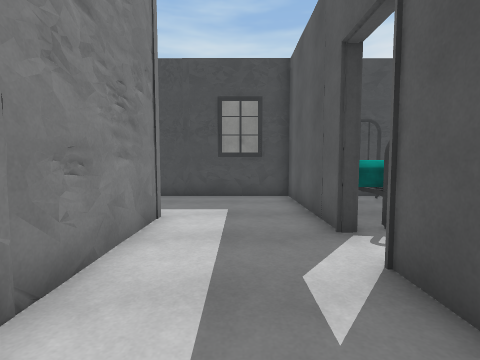
view 1 (above)

24 first-person views from a walk through a scene from a Unity 3-D project. The camera is 1.3 m above the floor, tilts 4° down and sees 85° across. The floor is counted in squares, 1 m on a side. Each view is taken from the middle of a square. On the plan, view 1 faces up. The plan holds only what a view shows up to about 13 squares ahead; the rest is blank. Door leaves are left out, so doorways stand open. Surface patterns are stand-ins for the level's own textures.

view 2
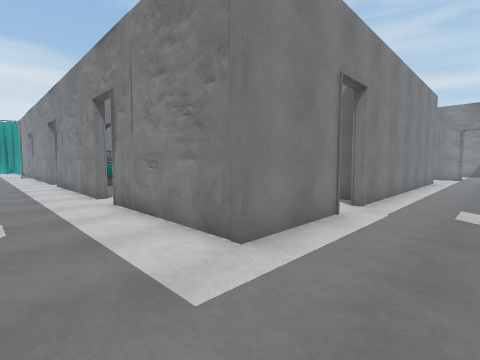

view 3
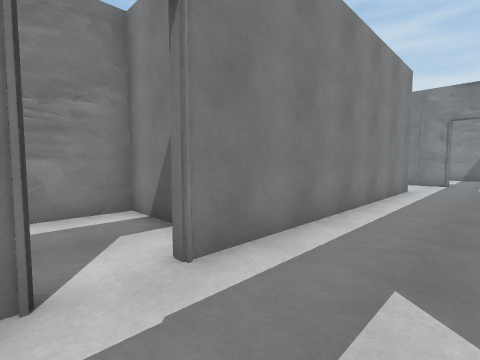

view 4
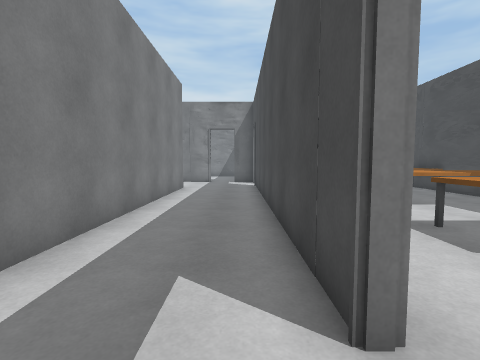

view 5
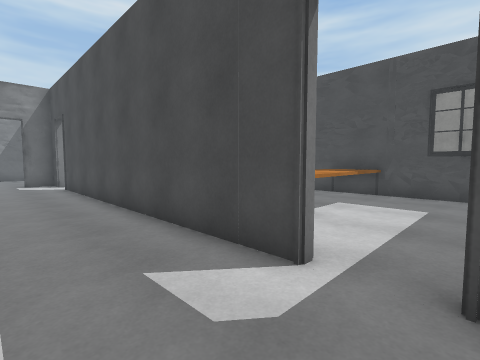

view 6
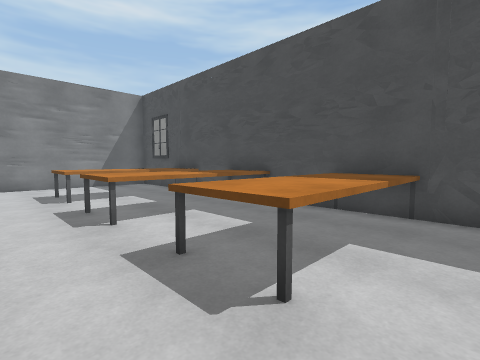

view 7
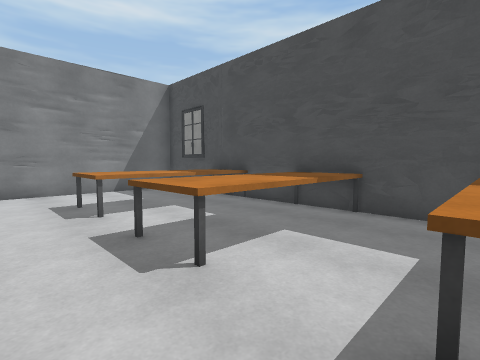

view 8
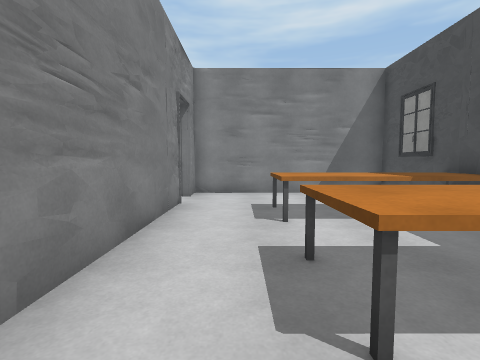

view 9
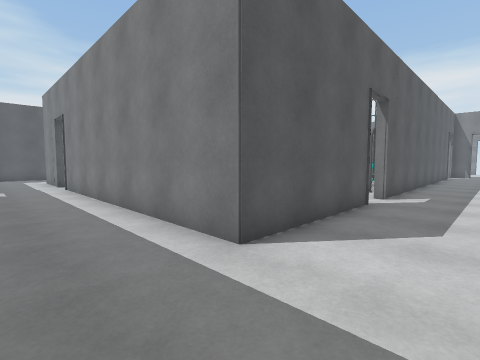

view 10
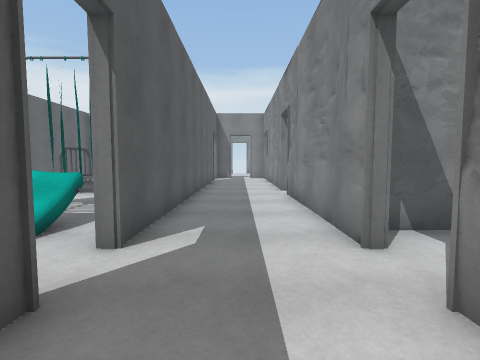

view 11
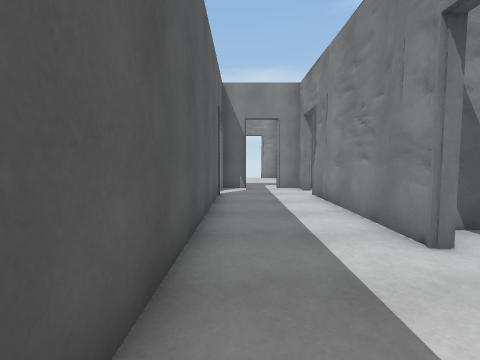

view 12
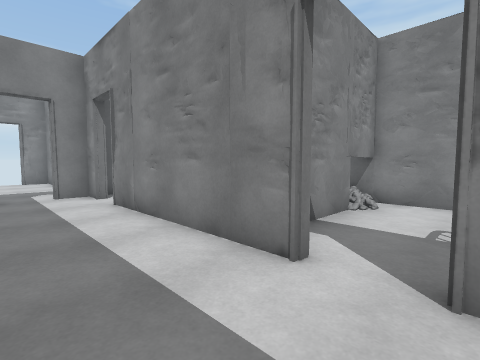

view 13
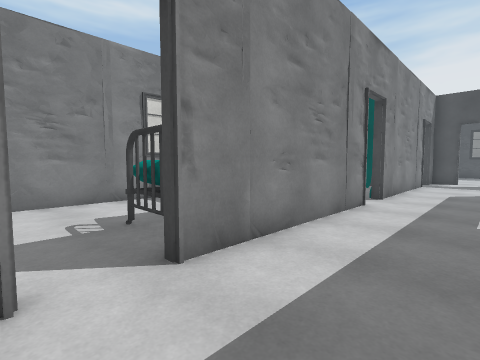

view 14
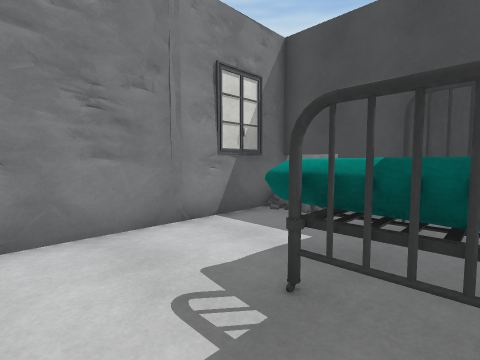

view 15
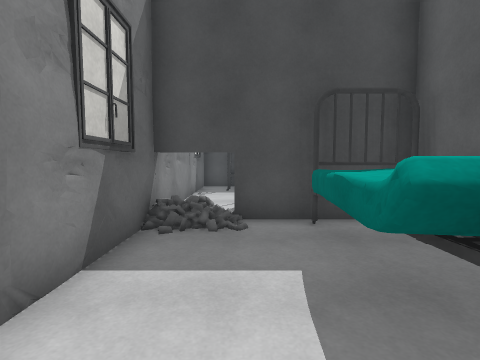

view 16
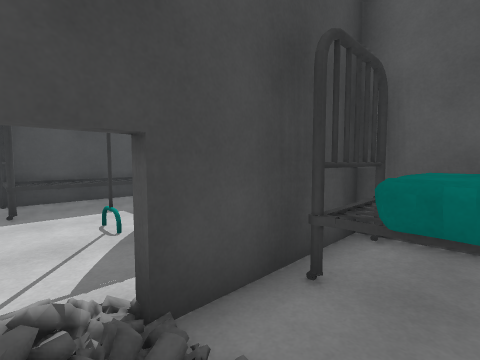

view 17
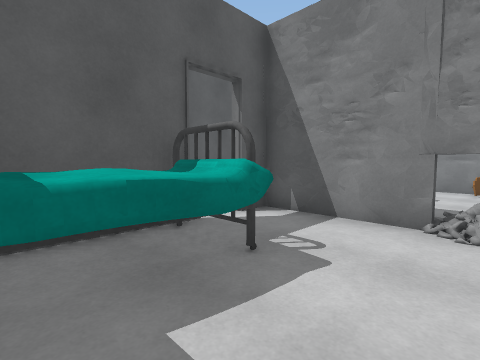

view 18
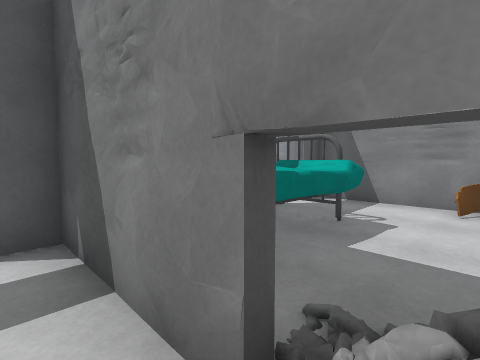

view 19
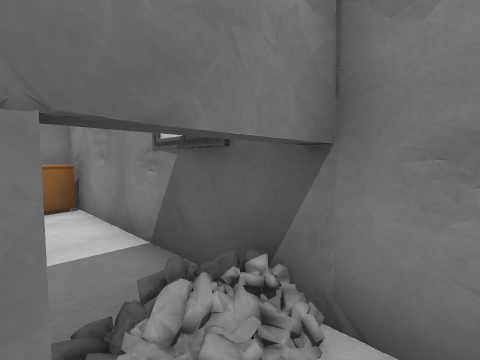

view 20
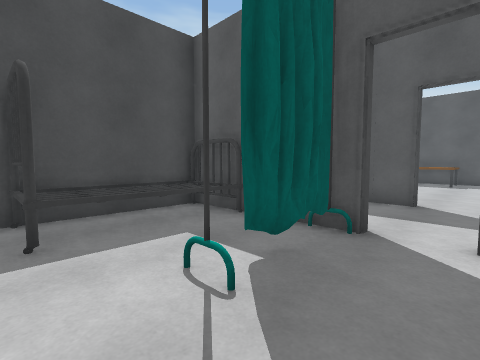

view 21
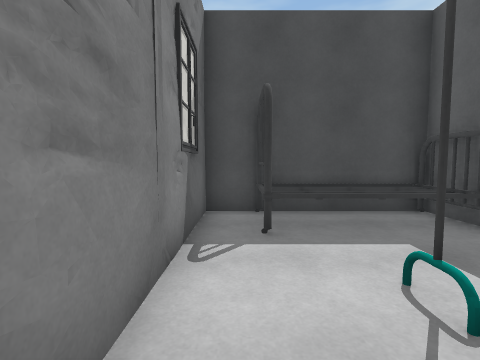

view 22
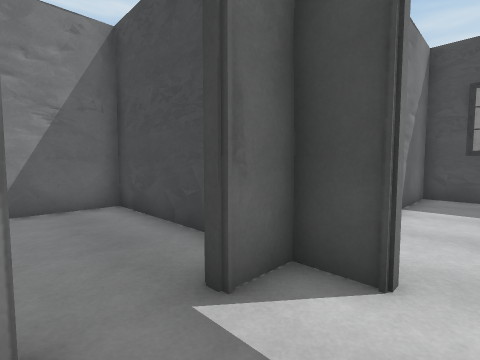

view 23
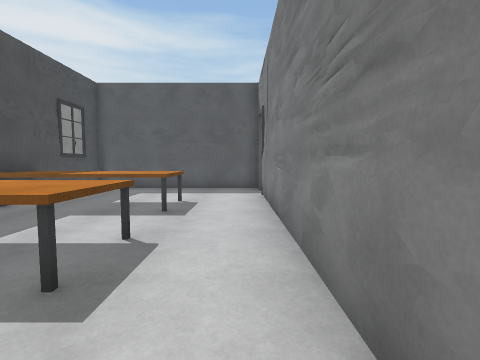

view 24
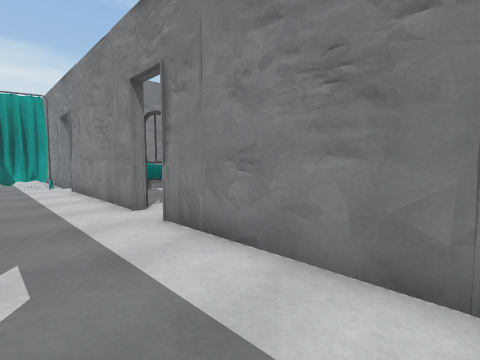

### Floor plan
Key: @ floor where view 1 was taken; # wall or solid block; . floor; / step, stairs or slope; D open door; ^ raised ledge; v drop or lower ground; B bed; C curtain; T thing the floor can be seen under or through; A cabinet; O other object.
Columns run from 28 left of view 1 to 6 right of it. Each row starts with its distance up from view 1.
 18       ###################
 17       #...^^..^^..^^^...#
 16       #...^^..^^..^^^...#
 15       #...^^..^^..^^^...#
 14       #...^^..^^..^^^...#
 13       #...^^..^^..^^....#
 12       #.................#
 11       #.................#
 10 ########.#############.########  ##
  9 #.....#.......................# BB
  8 #.....D.......................#
  7 #.....D.......................#
  6 #######...############D####...#B
  5 #.BBBB#...#         #...  #...#B
  4 #.BBBB#...#         #...  #....
  3 #.....#...#         #..   #...#
  2 #.....#...#         ###   #...#
  1 #...C.#...#.......        #...
  0 #.................        ..@.
 -1 #.....#...#.              #...
 -2 #TTT###...#./            O#...
 -3 O..BBB#...#Bv             #..
 -4 #..BBB#...# B             #...
 -5 #..BB #...#CCCC           #...
 -6 #..BBB#...#  ..           #...
 -7 #...BB#...#   BB          #...
 -8 #.........#    B          ....
 -9 #.....#...#    B         B#...
-10 #######...#              B#...
-11 O..   #...#              B#...
-12 #..B  #...#               #...
-13 #..BB #...#            .B #..
-14 #..BBB#...#            #  #..
-15 #.....#...#               #..
-16 #.........D               ...
-17 #AA...#...#               #O.
-18 ########D##               #OOO
-19        ..
-20        ..
-21        ..
-22        ..
-23        ..

Positions as (right, up) in squares from view 1, and headings:
1: (0, 0), facing up
2: (1, 9), facing down-left
3: (-5, 9), facing down-left
4: (-5, 9), facing left
5: (-5, 7), facing up-left
6: (-7, 11), facing up-left
7: (-10, 11), facing up-left
8: (-11, 12), facing left
9: (-21, 9), facing down-right
10: (-20, 3), facing down
11: (-19, -5), facing down
12: (-19, -7), facing down-left
13: (-19, -9), facing up-left
14: (-23, -9), facing up-left
15: (-26, -8), facing up
16: (-27, -4), facing up-right
17: (-27, -4), facing down-right
18: (-27, -9), facing down-right
19: (-26, -9), facing down-left
20: (-27, -1), facing up-right
21: (-27, -1), facing up
22: (-20, 7), facing up-left
23: (-17, 11), facing right
24: (1, -2), facing down-left
